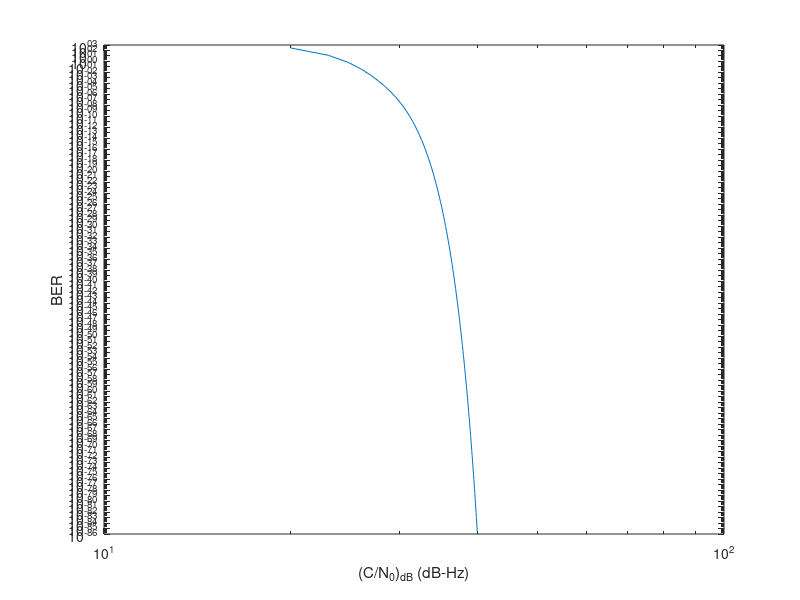

MATLAB code to generate this figure:
% function output = PER2CN0(input)
% Function to calculate C/N0 from PER
% Derived from relationships in "Understanding GNSS/GPS: Principles and
% Applications"
% Andrew Neish - 1/30/2019
clear all
close all
clc

% Inputs...
input.CN0 = linspace(10^2, 10^4, 100);
input.Rb = 250;

% Loop through all PER values

D = exp(-input.CN0./2./input.Rb);
Pb = .5.*(36.*D.^10 + 211.*D.^12 + 1404.*D.^14 + 11633.*D.^16);

figure
loglog(10*log10(input.CN0), Pb)
xlabel('(C/N_0)_{dB} (dB-Hz)')
ylabel('BER')








% end